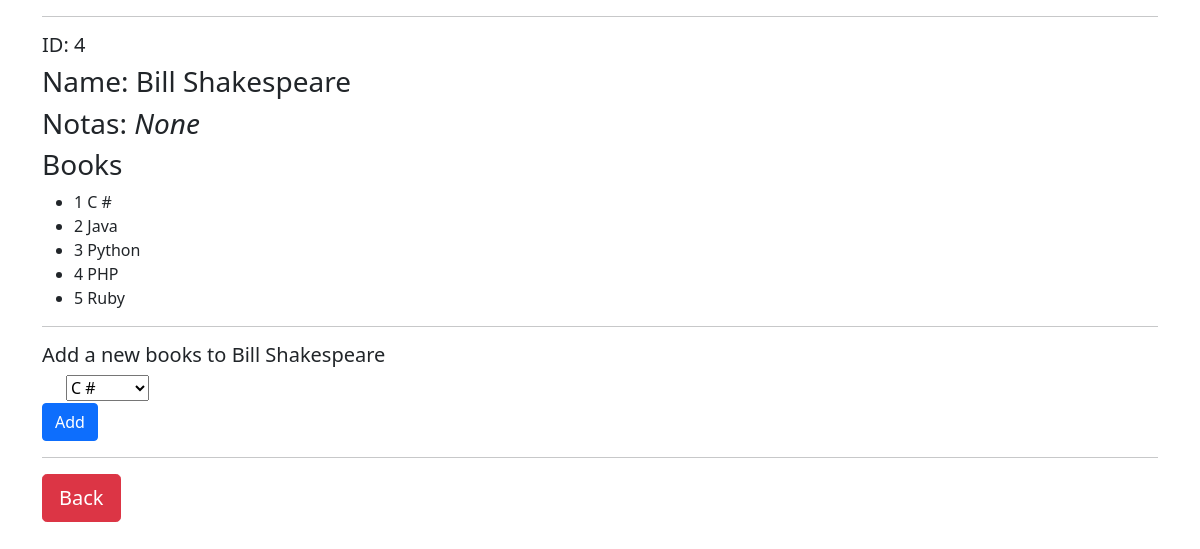
/author/4, run on the app's committed database.
### books_authors_app/models.py (models this page shows)
class Publisher(models.Model):
    first_name = models.CharField(max_length=255)
    last_name = models.CharField(max_length=255)
    notas = models.TextField(null=True)
    books = models.ManyToManyField(Book, related_name="publishers")
    created_at = models.DateTimeField(auto_now_add=True)
    updated_at = models.DateTimeField(auto_now=True)

class Book(models.Model):
    title = models.CharField(max_length=255)
    description = models.TextField()
    created_at = models.DateTimeField(auto_now_add=True)
    updated_at = models.DateTimeField(auto_now=True)

### books_authors_app/views.py (the view)
# urls.py: path('author/<int:num>', views.author),
def author(request, num):
    author = Publisher.objects.get(id=num)
    context={
        'author': author,
        'books': author.books.all(),
        'allbooks': Book.objects.all(),
    }
    return render(request,'autor.html', context)

### books_authors_app/templates/autor.html (shortened to what this page needs)
<!DOCTYPE html>
<html lang="en">
    <head>
        <link href="https://cdn.jsdelivr.net/npm/bootstrap@5.0.1/dist/css/bootstrap.min.css" rel="stylesheet"
>
    </head>
    <body>
        <div class="container">
            <hr>
            <h5>ID: {{ author.id }}</h5>
            <h3>Name: {{ author.first_name }} {{ author.last_name }} </h3>
            <h3>Notas: <i>{{ author.notas }}</i></h3>
            <h3>Books</h3>
                <ul>
                    {% for book in books %}
                    <li> {{ book.id }} {{ book.title}} </li>
                    {% endfor %}
                </ul>
                <hr>
            <form action="/authors/{{ author.id }}/update" method="post">
                <h5>Add a new books to {{ author.first_name }} {{author.last_name}} </h5>
                <div class="form-check">
                    <select name="addbook" id="addbook">
                        {% for book in allbooks %}
                        <option value="{{book.id}}"> {{ book.title }} </option>
                        {% endfor %}
                    </select>
                </div>
                <button type="submit" class="btn btn-primary">Add</button>
                <hr>
                <div><a href="/authors"><button type="button" class="btn btn-danger btn-lg">Back</button></a></div>
        </div>
    </body>
</html>

### data on the page
Publisher: id "4", first_name "Bill", last_name "Shakespeare", notas "None"
Book: id "1", title "C #"
Book: id "2", title "Java"
Book: id "3", title "Python"
Book: id "4", title "PHP"
Book: id "5", title "Ruby"

### other printed values
form field addbook "C #"
